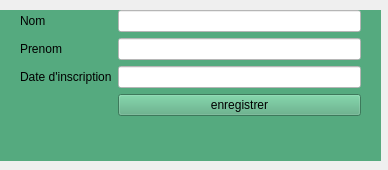
<?xml version="1.0" encoding="UTF-8"?>
<ui version="4.0">
 <class>AddMember</class>
 <widget class="QWidget" name="AddMember">
  <property name="geometry">
   <rect>
    <x>0</x>
    <y>0</y>
    <width>388</width>
    <height>170</height>
   </rect>
  </property>
  <property name="windowTitle">
   <string>Form</string>
  </property>
  <widget class="QWidget" name="widget" native="true">
   <property name="geometry">
    <rect>
     <x>0</x>
     <y>10</y>
     <width>381</width>
     <height>151</height>
    </rect>
   </property>
   <property name="styleSheet">
    <string notr="true">background-color: rgb(85, 170, 127);</string>
   </property>
   <widget class="QWidget" name="formLayoutWidget">
    <property name="geometry">
     <rect>
      <x>20</x>
      <y>0</y>
      <width>341</width>
      <height>131</height>
     </rect>
    </property>
    <layout class="QFormLayout" name="formLayout">
     <item row="0" column="0">
      <widget class="QLabel" name="nomLabel">
       <property name="text">
        <string>Nom</string>
       </property>
      </widget>
     </item>
     <item row="0" column="1">
      <widget class="QLineEdit" name="nomLineEdit">
       <property name="styleSheet">
        <string notr="true">background-color: rgb(255, 255, 255);</string>
       </property>
      </widget>
     </item>
     <item row="1" column="0">
      <widget class="QLabel" name="prenomLabel">
       <property name="text">
        <string>Prenom</string>
       </property>
      </widget>
     </item>
     <item row="1" column="1">
      <widget class="QLineEdit" name="prenomLineEdit">
       <property name="styleSheet">
        <string notr="true">background-color: rgb(255, 255, 255);</string>
       </property>
      </widget>
     </item>
     <item row="2" column="0">
      <widget class="QLabel" name="dateDInscriptionLabel">
       <property name="text">
        <string>Date d'inscription</string>
       </property>
      </widget>
     </item>
     <item row="2" column="1">
      <widget class="QLineEdit" name="dateDInscriptionLineEdit">
       <property name="styleSheet">
        <string notr="true">background-color: rgb(255, 255, 255);</string>
       </property>
      </widget>
     </item>
     <item row="3" column="1">
      <widget class="QPushButton" name="pushButton">
       <property name="text">
        <string>enregistrer</string>
       </property>
      </widget>
     </item>
    </layout>
   </widget>
  </widget>
 </widget>
 <resources/>
 <connections/>
</ui>
